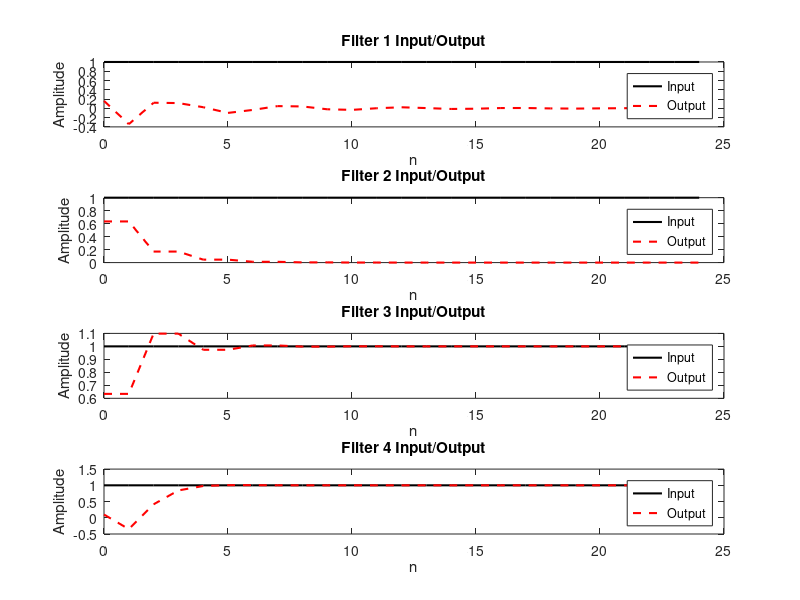

Recreate this plot in MATLAB. (Note: this script raises an error after producing the figure.)
function [b1,b2,b3,b4,a1,a2,a3,a4,x,y,t,h1,h2,h3,h4,g1,g2,g3,g4,Same,s1,s2,s,so,Rejected,I1,I2,I3]=fname2
% De La Salle University
% Electronics and Computer Engineering Department
%
% Course        : LBYCPA4
% SECTION       : EQ4
% Submitted by  : Jared Ong
% Submitted to  : Dr. Edwin Sybingco
%
% Exercise 2    : Discrete-time Systems
%
% Note: Check the instructions given in canvas

%% Task 1
%Encode the corresponding numerator coefficients and denominator 
%coefficients of the rational transfer functions of the causal LTI systems
% Use the following variables for the numerator coefficients: b1, b2, b3, and b4
% Use the following variables for the denominator coefficients: a1, a2, a3, and a4

        b1 = [0.16, -0.48, 0.48, -0.16];  
        a1 = [1, 0.13, 0.52, 0.3];       
        
        b2 = [0.634, 0, -0.634];           
        a2 = [1, 0, -0.268];               
        
        b3 = [0.634, 0, 0.634];            
        a3 = [1, 0, 0.268];                
        
        b4 = [1, -5, 10];                 
        a4 = [10, -5, 1];                  

%% Task 2
        % Generate the signal x
        n = 0:24;  % Time index
        wo = [0, pi/4, pi/2, 3*pi/4, pi];  % Frequency values
        
        % Create the matrix x for sinusoidal sequences
        x = zeros(length(n), length(wo));  % Preallocate matrix for efficiency
        for i = 1:length(wo)
            x(:,i) = cos(wo(i)*n);  % Fill each column with the respective cosine wave
        end
        
        %% Generate the output sequences y for each filter
        y = zeros(length(n), length(wo), 4);  % Preallocate matrix for outputs
        
        % Apply filter 1 (system a)
        for i = 1:length(wo)
            y(:,i,1) = filter(b1, a1, x(:,i));
        end
        
        % Apply filter 2 (system b)
        for i = 1:length(wo)
            y(:,i,2) = filter(b2, a2, x(:,i));
        end
        
        % Apply filter 3 (system c)
        for i = 1:length(wo)
            y(:,i,3) = filter(b3, a3, x(:,i));
        end
        
        % Apply filter 4 (system d)
        for i = 1:length(wo)
            y(:,i,4) = filter(b4, a4, x(:,i));
        end
        
        %% Visualization of input/output for the four filters
        figure;
        for i = 1:4
            subplot(4,1,i);  % Create a subplot for each filter
            plot(n, x(:,1), 'k', 'LineWidth', 1.5); hold on;  % Input signal (first column of x)
            plot(n, y(:,1,i), '--r', 'LineWidth', 1.5);  % Output for filter i
            title(['Filter ' num2str(i) ' Input/Output']);
            xlabel('n');
            ylabel('Amplitude');
            legend('Input', 'Output');
            hold off;
        end
        
        %% Determine the type of filter
        % Based on the visualization, you can now manually categorize the filters.
        
        % Complete the table with filter types
        t = table([1;2;3;4], 'VariableNames', {'FilterNumber'});
        t.FilterType(1) = {'lowpass'};  % Example entry
        t.FilterType(2) = {'highpass'}; % Example entry
        t.FilterType(3) = {'bandpass'}; % Example entry
        t.FilterType(4) = {'bandstop'}; % Example entry
        
        disp(t);

%% Task 3

        % Impulse input
        n = 0:24;  % Time index
        impulse = [1; zeros(24, 1)];  % Impulse input: δ[n]
        
        % Generate the impulse response h1, h2, h3, and h4 using the filter function
        h1 = filter(b1, a1, impulse);  % System 1
        h2 = filter(b2, a2, impulse);  % System 2
        h3 = filter(b3, a3, impulse);  % System 3
        h4 = filter(b4, a4, impulse);  % System 4
        
        % Generate g1, g2, g3, and g4 using partial fraction expansion (residuez)
        g1 = zeros(size(n));
        g2 = zeros(size(n));
        g3 = zeros(size(n));
        g4 = zeros(size(n));
        
        % For g1 (system 1)
        [r1, p1, k1] = residuez(b1, a1);  % Partial fraction expansion
        for i = 1:length(r1)
            g1 = g1 + r1(i) * (p1(i).^n);  % Sum the contribution of each residue/pole
        end
        g1 = g1 + k1;  % Add direct term if any
        
        % For g2 (system 2)
        [r2, p2, k2] = residuez(b2, a2);
        for i = 1:length(r2)
            g2 = g2 + r2(i) * (p2(i).^n);
        end
        g2 = g2 + k2;
        
        % For g3 (system 3)
        [r3, p3, k3] = residuez(b3, a3);
        for i = 1:length(r3)
            g3 = g3 + r3(i) * (p3(i).^n);
        end
        g3 = g3 + k3;
        
        % For g4 (system 4)
        [r4, p4, k4] = residuez(b4, a4);
        for i = 1:length(r4)
            g4 = g4 + r4(i) * (p4(i).^n);
        end
        g4 = g4 + k4;
        
        % Compare hi and gi for i = 1, 2, 3, 4. Store the result in the variable Same.
        % Same is a 1x4 vector. The values are either 1 (same) or 0 (not same).
        Same = zeros(1, 4);  % Preallocate comparison result
        
        Same(1) = isequal(h1, g1);  % Compare h1 and g1
        Same(2) = isequal(h2, g2);  % Compare h2 and g2
        Same(3) = isequal(h3, g3);  % Compare h3 and g3
        Same(4) = isequal(h4, g4);  % Compare h4 and g4
        
        % Display the comparison results
        disp('Comparison Results (Not Same):');
        disp(Same);  % 1 for same, 0 for not same
        
        % Create the visualization of figure 2
        figure;
        % h1[n] and g1[n]
        subplot(4, 2, 1); stem(n, h1, 'r', 'LineWidth', 1.5); title('h1[n]'); xlabel('n'); ylabel('Amplitude');
        subplot(4, 2, 2); stem(n, g1, 'b', 'LineWidth', 1.5); title('g1[n]'); xlabel('n'); ylabel('Amplitude');
        
        % h2[n] and g2[n]
        subplot(4, 2, 3); stem(n, h2, 'r', 'LineWidth', 1.5); title('h2[n]'); xlabel('n'); ylabel('Amplitude');
        subplot(4, 2, 4); stem(n, g2, 'b', 'LineWidth', 1.5); title('g2[n]'); xlabel('n'); ylabel('Amplitude');
        
        % h3[n] and g3[n]
        subplot(4, 2, 5); stem(n, h3, 'r', 'LineWidth', 1.5); title('h3[n]'); xlabel('n'); ylabel('Amplitude');
        subplot(4, 2, 6); stem(n, g3, 'b', 'LineWidth', 1.5); title('g3[n]'); xlabel('n'); ylabel('Amplitude');
        
        % h4[n] and g4[n]
        subplot(4, 2, 7); stem(n, h4, 'r', 'LineWidth', 1.5); title('h4[n]'); xlabel('n'); ylabel('Amplitude');
        subplot(4, 2, 8); stem(n, g4, 'b', 'LineWidth', 1.5); title('g4[n]'); xlabel('n'); ylabel('Amplitude');


%% Task 4

        n1 = 0:149;  % Time index
        
        % Generate s1[n1], s2[n1], and s[n1] as defined
        s1 = cos((pi/10) * n1); 
        s2 = cos((pi/4) * n1);  
        s = s1 + s2;            
        
        % Define the filter coefficients for the Notch filter based on the given transfer function H(z)
        b = [0.9543 -1.9086 0.9543];  % Numerator coefficients
        a = [1 -1.9*cos(pi/4) 0.9025];  % Denominator coefficients
        
        % Apply the notch filter to s[n1] to get s0[n1]
        s0 = filter(b, a, s);
        
        % Answer the question: Which of the sequences is rejected by the Notch filter (s1 or s2)?
        % The notch filter is designed to reject the frequency corresponding to s2[n1] (cos(pi/4 * n1))
        Rejected = 's2';  % The Notch filter rejects s2
        
        % Display the rejected signal
        disp(['The rejected signal is: ', Rejected]);
        
        %% Visualization (Figure 3)
        figure;
        
        % s1[n1] overlaid with s0[n1]
        subplot(3, 1, 1);
        stem(n1, s1, 'r', 'LineWidth', 1.5); hold on;
        stem(n1, s0, 'b', 'LineWidth', 1); hold off;
        title('s1[n1] overlaid with s0[n1]');
        xlabel('n1'); ylabel('Amplitude');
        legend('s1[n1]', 's0[n1]');
        
        % s2[n1] overlaid with s0[n1]
        subplot(3, 1, 2);
        stem(n1, s2, 'r', 'LineWidth', 1.5); hold on;
        stem(n1, s0, 'b', 'LineWidth', 1); hold off;
        title('s2[n1] overlaid with s0[n1]');
        xlabel('n1'); ylabel('Amplitude');
        legend('s2[n1]', 's0[n1]');
        
        % s[n1] overlaid with s0[n1]
        subplot(3, 1, 3);
        stem(n1, s, 'r', 'LineWidth', 1.5); hold on;
        stem(n1, s0, 'b', 'LineWidth', 1); hold off;
        title('s[n1] overlaid with s0[n1]');
        xlabel('n1'); ylabel('Amplitude');
        legend('s[n1]', 's0[n1]');

%% Task 5
        % Load the grayscale image lena_gray.tiff
        I = imread("lena_gray.tiff");
        
        % Define the convolution kernels (filters)
        h1 = [-1 -1 -1; -1 8 -1; -1 -1 -1];  % Filter h(:,:,1)
        h2 = [-1 -1 -1; -1 9 -1; -1 -1 -1];  % Filter h(:,:,2)
        h3 = [0 1 2; -1 0 1; -2 -1 0];       % Filter h(:,:,3)
        
        % Apply filter2 with 'same' option to keep the output size the same as the input
        I1 = filter2(h1, I, 'same');
        I2 = filter2(h2, I, 'same');
        I3 = filter2(h3, I, 'same');
        
        % Convert the output images to uint8
        I1 = uint8(I1);
        I2 = uint8(I2);
        I3 = uint8(I3);
        
        % Original and filtered images
        figure;
        
        subplot(1, 3, 1);
        imshow(I);
        title('I1');
        
        subplot(1, 3, 2);
        imshow(I1);
        title('I2');
        
        subplot(1, 3, 3);
        imshow(I2);
        title('I3');


end
